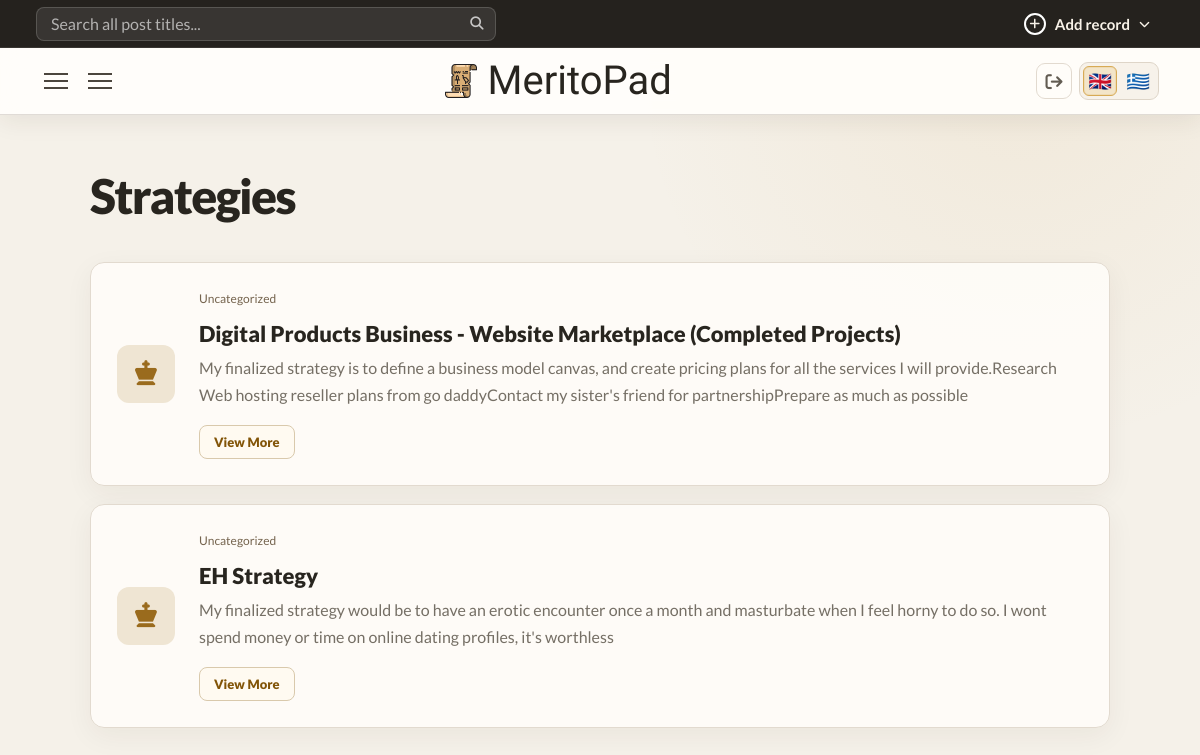
Page /cnicou/strategies/ (signed in) on the earlier database version.
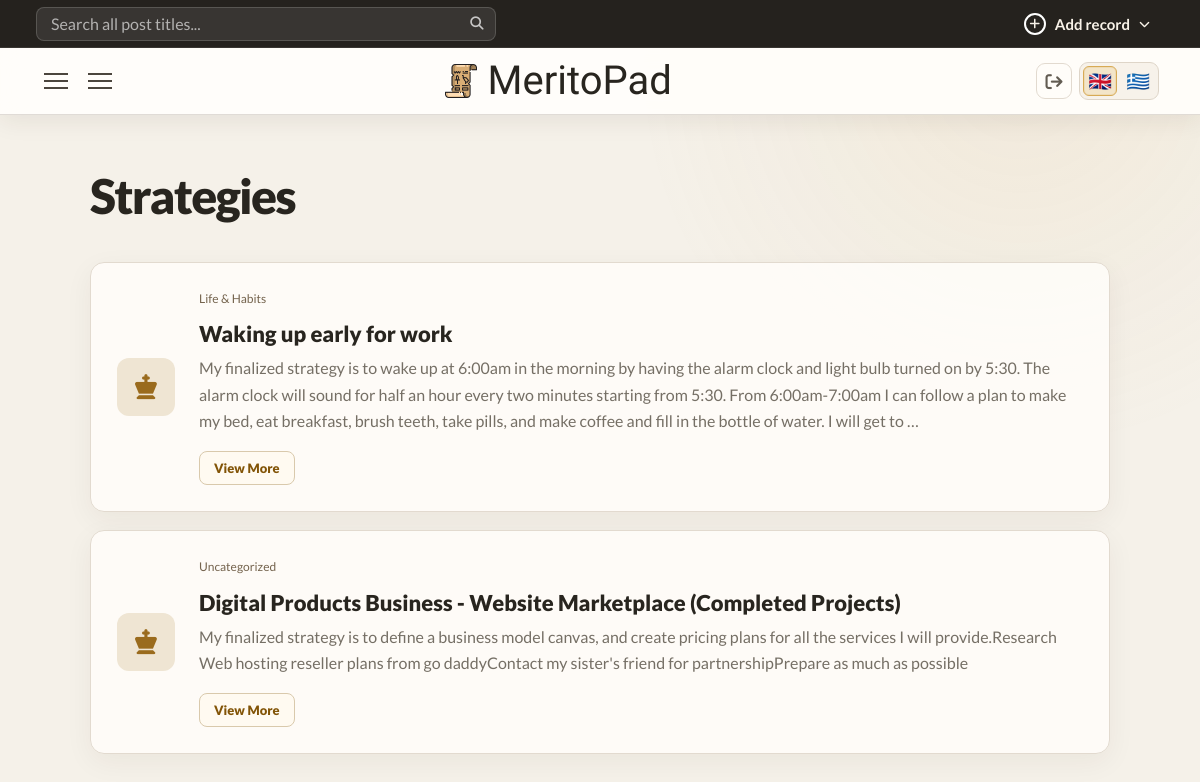
Same page on the later database version.
### core/models.py (models this page shows, shortened)
class UserOwnedModel(models.Model):
    user = models.ForeignKey(
        settings.AUTH_USER_MODEL,
        on_delete=models.CASCADE,
        related_name="%(class)s_records",
        null=True,
        blank=True,
    )
    class Meta:
        abstract = True
        constraints = [
            models.UniqueConstraint(
                fields=("user", "slug"),
                name="unique_%(class)s_user_slug",
            )
        ]

class Strategy(UserOwnedModel):
    title = models.CharField(max_length=255)
    slug = models.SlugField(blank=True)
    created_at = models.DateTimeField(auto_now_add=True)
    strenght = CKEditor5Field('Strenghts', config_name='extends')  # or 'default'
    Weeknesses = CKEditor5Field('Weaknesses', config_name='extends')  # or 'default'
    opportunities = CKEditor5Field('Opportunities', config_name='extends')  # or 'default'
    threats = CKEditor5Field('Threats', config_name='extends')  # or 'default'
    strenghts_advantages = CKEditor5Field('How to take advantage of your strenghts', config_name='extends')  # or 'default'
    weekness_minimization = CKEditor5Field('How to take improve or minimize your weaknesses?', config_name='extends')  # or 'default'
    opportunities_advantages = CKEditor5Field('How to take advantage of your opportunities?', config_name='extends')  # or 'default'
    threats_prevention = CKEditor5Field('How to prevent threats from happening?', config_name='extends')  # or 'default'
    finalized_strategy = CKEditor5Field('What is your finalized Strategy?', config_name='extends')  # or 'default'
    category = models.ForeignKey(
        StrategyCategory,
        on_delete=models.DO_NOTHING,
        related_name="strategies_by_category",
        null=True
    )
    subcategory = models.ForeignKey(
        StrategySubcategory,
        on_delete=models.DO_NOTHING,
        related_name="strategies_by_subcategory",
        blank=True,
        null=True
    )
    tags = models.ManyToManyField(
        StrategyTag,
        related_name="strategies_by_tag",
        blank=True
    )

class BaseCategory(UserOwnedModel):
    name = models.CharField(max_length=255)
    slug = models.SlugField(blank=True)
    class Meta:
        abstract = True
        constraints = [
            models.UniqueConstraint(
                fields=("user", "slug"),
                name="unique_%(class)s_user_slug",
            )
        ]

class StrategyCategory(BaseCategory):
    pass

### core/views.py (the view)
# urls.py: path("strategies/",views.strategy_index,name="strategy_index"),
@workspace_login_required
def strategy_index(request):
    articles = records_for_user(Strategy, request.user).order_by("-created_at")
    paginator = Paginator(articles, 6) # Show 9 per page.
    page_number = request.GET.get('page')
    page_obj = paginator.get_page(page_number)
    article_tags = taxonomy_for_user(StrategyTag, request.user)
    article_categories = taxonomy_for_user(StrategyCategory, request.user)
    for category in article_categories:
        category.sub_categories = category.subcategories.filter(user=request.user, parent__isnull=True).prefetch_related("children")
    return render(request,"core/view/strategy.html",{
        "articles":articles,
        "page_obj":page_obj,
        "article_categories":article_categories,
        "article_tags":article_tags,
    })

### core/context_processors.py (called while the page is built)
def workspace_record_type(request):
    match = getattr(request, "resolver_match", None)
    if match is None:
        return {}
    url_name = match.url_name or ""
    record_type = match.kwargs.get("record_type")
    if not record_type:
        record_type = "article" if url_name == "index" else url_name.split("_", 1)[0]
    if record_type not in WORKSPACE_RECORD_TYPES:
        return {}
    return {
        "workspace_record_type": record_type,
        "workspace_is_record_form": url_name.endswith(("_create", "_edit")),
        "workspace_is_single": url_name.endswith("_single"),
    }

### core/taxonomy.py (called while the page is built)
def default_category_first(queryset):
    return queryset.annotate(
        _default_category_order=Case(
            When(slug=DEFAULT_CATEGORY_SLUG, then=Value(0)),
            default=Value(1),
            output_field=IntegerField(),
        )
    ).order_by("_default_category_order", "name")

def is_category_model(model):
    return issubclass(model, BaseCategory)

### core/views.py (called while the page is built)
def taxonomy_for_user(model, user):
    queryset = model.objects.filter(user=user)
    if is_category_model(model):
        return default_category_first(queryset)
    return queryset.order_by("name")

### core/templates/core/view/strategy.html (shortened to what this page needs)
{% extends 'core/base.html' %}
{% block main %}
<div class="grid">
    <div class="grid-right">
        <div class="grid-right-wraper">
            <h1 class="post-type-title">Strategies</h1>
            {% for article in page_obj %}
                <article class="preview">
                    <div class="icon">
                       <i class="fa-solid fa-chess-king"></i>
                    </div>
                    <div class="content">
                        {% include "core/includes/post-taxonomy.html" with record=article record_type=workspace_record_type %}
                        <h2>{{article.title}}</h2>
                        <p>{{article.finalized_strategy | safe | striptags | truncatewords:70 }}</p>
                        <a class="view-single-btn" href="{% url 'strategy_single' request.user.username article.slug %}">View More</a>
                    </div>
                </article>
            {% empty %}
                <p class="no-entries">No entries yet to show...</p>
            {% endfor %}
    </div>
    </div>
</div>
{% endblock %}

### core/templates/core/includes/post-taxonomy.html (shortened to what this page needs)
{% with category_url=record_type|add:"_category" subcategory_url=record_type|add:"_subcategory" tag_url=record_type|add:"_tag" %}
{% if record.category or record.subcategory or record.tags.all %}
<nav class="post-taxonomy" aria-label="Post category and tags">
    <div class="post-category-path">
    {% if record.category %}
    <a class="post-taxonomy-category" href="{% url category_url request.user.username record.category.slug %}" aria-label="Category: {{ record.category.name }}">{{ record.category.name }}</a>
    {% endif %}
    </div>
</nav>
{% endif %}
{% endwith %}

Differences in the rows shown:
removed Strategy: category.name "Uncategorized", title "EH Strategy", finalized_strategy "My finalized strategy would be to have an erotic encounter once a month and masturbate when I feel horny to do so. I wont spend money or time on online dating profiles, it's worthless"
added Strategy: category.name "Life & Habits", title "Waking up early for work", finalized_strategy "My finalized strategy is to wake up at 6:00am in the morning by having the alarm clock and light bulb turned on by 5:30. The alarm clock will sound for half an hour every two minutes starting from 5:30. From 6:00am-7:00am I can follow a plan to make my bed, eat breakfast, brush teeth, take pills, and make coffee and fill in the bottle of water. I will get to …"
